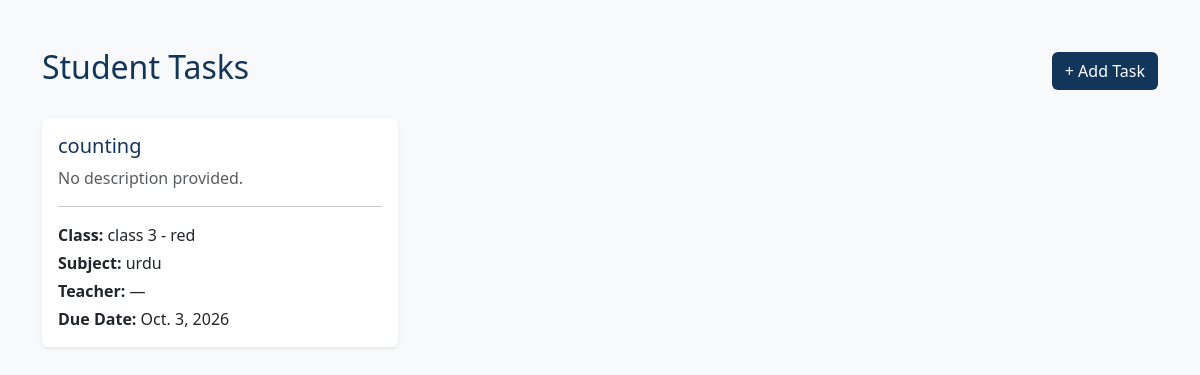
The app's page /tasks/ (signed in) with its own data.
### schoolapp/models.py (models this page shows, shortened)
class Task(models.Model):
    title = models.CharField(
        max_length=200
    )
    school_class = models.ForeignKey(
        SchoolClass,
        on_delete=models.CASCADE,
        related_name='tasks'
    )
    subject = models.ForeignKey(
        Subject,
        on_delete=models.SET_NULL,
        null=True,
        blank=True,
        related_name='tasks'
    )
    description = models.TextField(
        blank=True
    )
    due_date = models.DateField()
    created_at = models.DateTimeField(
        auto_now_add=True
    )

class SchoolClass(models.Model):
    name = models.CharField(max_length=20)
    section = models.CharField(max_length=20)
    def __str__(self):
        return f"{self.name} - {self.section}"

class Subject(models.Model):
    name = models.CharField(max_length=20)
    school_class = models.ForeignKey(
        SchoolClass,
        on_delete=models.CASCADE,
        related_name='subjects'
    )

### schoolapp/views.py (the view)
# urls.py: path('tasks/', views.task_list, name='task_list'),
def task_list(request):
    if not request.user.is_authenticated:
        return redirect('login')
    if not request.user.is_superuser:
        return redirect('home')
    tasks = Task.objects.select_related(
        'school_class',
        'subject'
    ).all().order_by('-due_date')
    return render(
        request,
        'schoolapp/task_list.html',
        {
            'tasks': tasks
        }
    )

### templates/schoolapp/task_list.html (shortened to what this page needs)
<!DOCTYPE html>
<html lang="en">
<head>
    <link
        href="https://cdn.jsdelivr.net/npm/bootstrap@5.3.3/dist/css/bootstrap.min.css"
        rel="stylesheet"
    >
</head>
<body class="bg-light">
<div class="container py-5">
    <div class="d-flex justify-content-between align-items-center mb-4">
        <h2 style="color:#12355b;">
            Student Tasks
        </h2>
        {% if user.is_superuser %}
        <a href="{% url 'create_task' %}"
           class="btn text-white"
           style="background:#12355b;">
            + Add Task
        </a>
        {% endif %}
    </div>
    <div class="row g-4">
        {% for task in tasks %}
        <div class="col-md-6 col-lg-4">
            <div class="card shadow-sm border-0 h-100">
                <div class="card-body">
                    <h5 style="color:#12355b;">
                        {{ task.title }}
                    </h5>
                    <p class="text-muted">
                        {{ task.description|default:"No description provided." }}
                    </p>
                    <hr>
                    <p class="mb-1">
                        <strong>Class:</strong>
                        {{ task.school_class }}
                    </p>
                    <p class="mb-1">
                        <strong>Subject:</strong>
                        {{ task.subject.name }}
                    </p>
                    <p class="mb-1">
                        <strong>Teacher:</strong>
                        {% if task.teacher %}
                            {{ task.teacher.name }}
                        {% else %}
                            —
                        {% endif %}
                    </p>
                    <p class="mb-0">
                        <strong>Due Date:</strong>
                        {{ task.due_date }}
                    </p>
                </div>
            </div>
        </div>
        {% empty %}
        <div class="col-12">
            <div class="alert alert-info">
                No tasks added yet.
            </div>
        </div>
        {% endfor %}
    </div>
</div>
</body>
</html>

### records on screen
Task: title "counting", description "No description provided.", school_class "class 3 - red", subject.name "urdu", due_date "Oct. 3, 2026"
